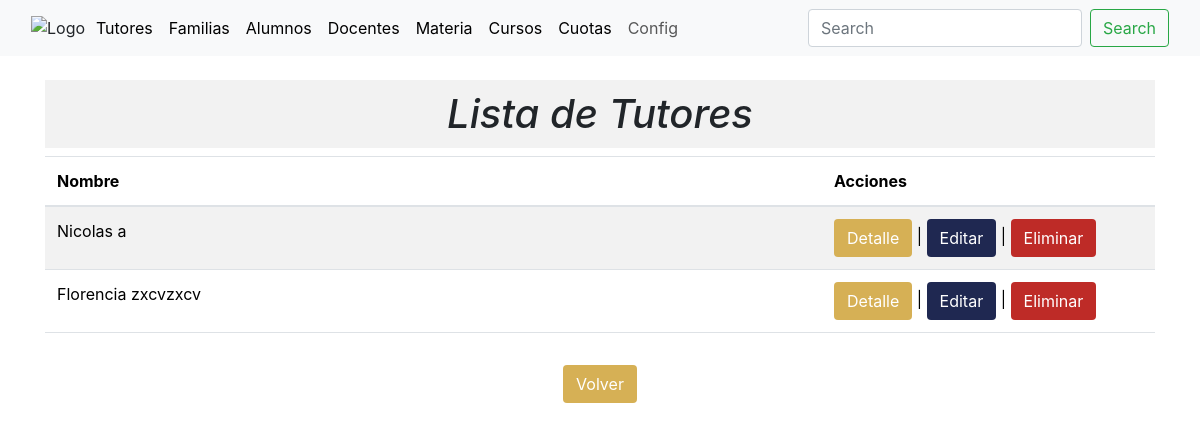
Before: /tutores_list/ with the older database file.
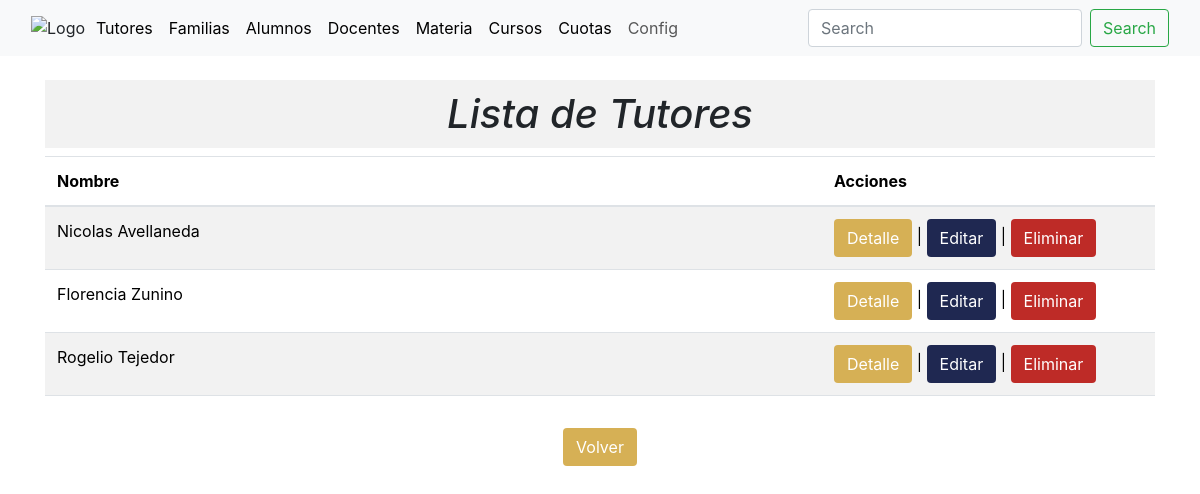
After: the same page with the newer database file.
### academico/models.py (models this page shows)
class Tutores(models.Model):
    Nombre = models.CharField(max_length=255)
    Apellido = models.CharField(max_length=255)
    DNI = models.CharField(max_length=255)
    Domicilio_Personal = models.CharField(max_length=255)
    Domicilio_Laboral = models.CharField(max_length=255)
    Celular = models.CharField(max_length=255)
    Ocupacion = models.CharField(max_length=255)
    Email = models.EmailField()
    vive = [('S', 'Si'),('N', 'No'),]
    Vive = models.CharField(max_length=1, choices=vive)
    Responsable_de_pago = models.BooleanField()
    Parentezco = models.ForeignKey(Parentezco, on_delete=models.CASCADE)
    asignado = models.BooleanField(default=False)
    def __str__(self):
        return '%s %s '%(self.Nombre,self.Apellido)
    class Meta:
        db_table = 'tutores'
        verbose_name = 'tutor'
        verbose_name_plural = 'tutores'

### academico/views.py (the view)
# urls.py: path('tutores_list/', views.tutores_list, name='tutores_list'),
def tutores_list(request):
    tutores = Tutores.objects.all()
    parentezcos = Parentezco.objects.all()
    form = TutorForm()  # Crea una instancia vacía del formulario
    context = {'tutores': tutores,
               'form': form,
               'parentezcos':parentezcos}
    return render(request, 'tutores_list.html', context)

### academico/forms.py
class TutorForm(forms.ModelForm):
    class Meta:
        model = Tutores
        fields = '__all__'

### academico/models.py (called while the page is built)
    def __str__(self):
        return '%s '%(self.parentezco)

### academico/templates/tutores_list.html (shortened to what this page needs)
{% extends "base.html" %}
{%block content%}
<main>
  <div class="container mt-4">
    <div class="row justify-content-center">
      <div class="col-md-12 text-center">
        <h1 style="font-style: italic; background-color: #f2f2f2; padding: 10px;">Lista de Tutores</h1>
      </div>
    </div>
    <div class="row justify-content-center">
      <div class="col-md-12"> <div class="table-responsive">
        <table class="table table-striped table-hover">
          <thead>
            <tr>
              <th style="width: 70%;">Nombre</th>
              <th>Acciones</th>
            </tr>
          </thead>
          <tbody>
            {% for tutor in tutores %}
            <tr>
              <td>
                {{ tutor }}
              </td>
              <td>
                <button type="button" class="btn" style="background-color: rgb(214,176,85); color: white;"
                        data-toggle="modal" data-target="#tutorDetailsModal{{ tutor.pk }}">Detalle</button> |
                <button type="button" class="btn" style="background-color: rgb(31,40,81); color: white;"
                        data-toggle="modal" data-target="#tutorEditModal{{ tutor.pk }}">Editar</button> |
                <button type="button" class="btn" style="background-color: rgb(190,43,39); color: white;"
                        data-toggle="modal" data-target="#tutorDeleteModal{{ tutor.pk }}">Eliminar</button>
              </td>
            </tr>
            {% endfor %}
          </tbody>
        </table>
        </div>
      </div>
    </div>
    <div class="row justify-content-center mt-3">
      <div class="col-md-8 text-center">
        <button type="button" class="btn" style="background-color: rgb(214,176,85); color: white;" onclick="location.href='{% url 'index' %}'">Volver</button>
      </div>
    </div>
  </div>
</main>
{%endblock%}

Changed rows visible on the page:
changed Tutores: Nombre+Apellido "Nicolas a" → "Nicolas Avellaneda"
changed Tutores: Nombre+Apellido "Florencia zxcvzxcv" → "Florencia Zunino"
added Tutores: Nombre+Apellido "Rogelio Tejedor"
